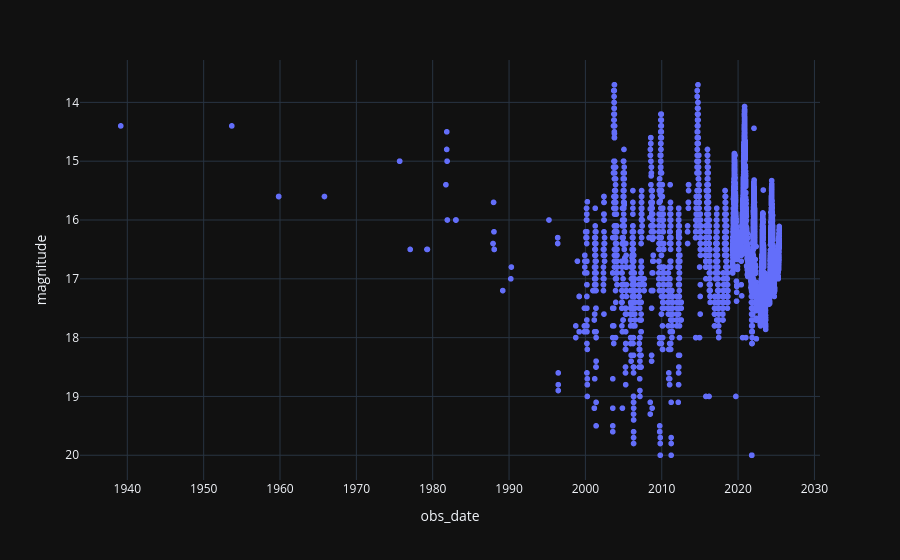

Source (notebook cell):
### Code cell
fig = px.scatter(mpc_obs_filtered_df, x='obs_date', y='magnitude', template= 'plotly_dark')
fig.update_yaxes(autorange="reversed")
fig.show()

### Figure 1 — Plotly figure (JSON) as saved in the notebook; plotly's stock layout.template omitted (floating-point values rounded to 4 significant figures; data arrays with more than 128 entries replaced by an {"elided": "..."} marker saying what was removed)
{"data": [{"hovertemplate": "obs_date=%{x}<br>magnitude=%{y}<extra></extra>", "legendgroup": "", "marker": {"color": "#636efa", "symbol": "circle"}, "mode": "markers", "name": "", "showlegend": false, "type": "scattergl", "x": {"elided": "6993 str values"}, "xaxis": "x", "y": {"elided": "6993 float values"}, "yaxis": "y"}], "layout": {"legend": {"tracegroupgap": 0}, "margin": {"t": 60}, "xaxis": {"anchor": "y", "domain": [0, 1], "title": {"text": "obs_date"}}, "yaxis": {"anchor": "x", "autorange": "reversed", "domain": [0, 1], "title": {"text": "magnitude"}}}}
